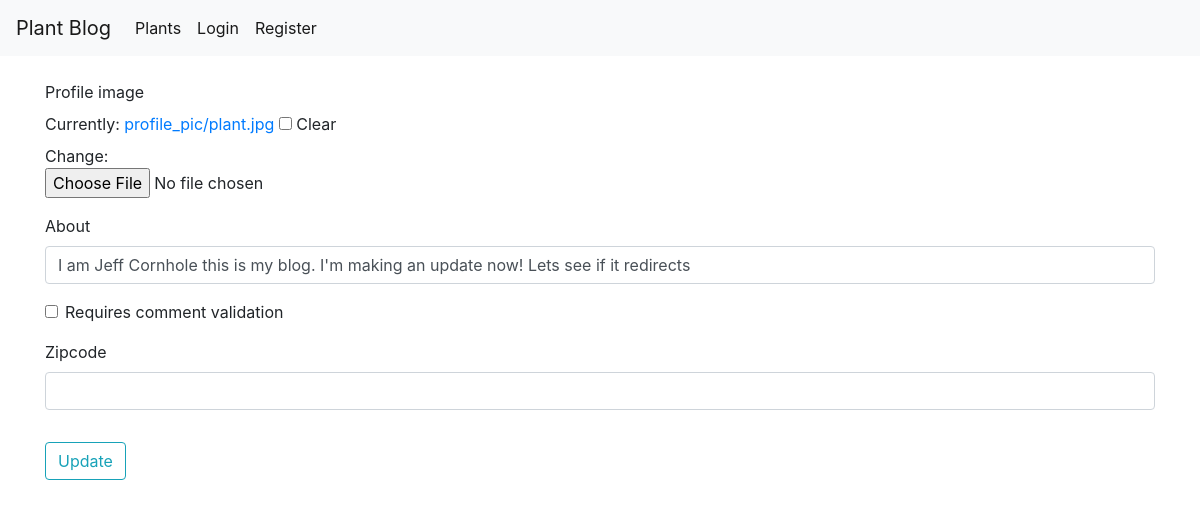
Page /profiles/home/update/3 on the earlier database version.
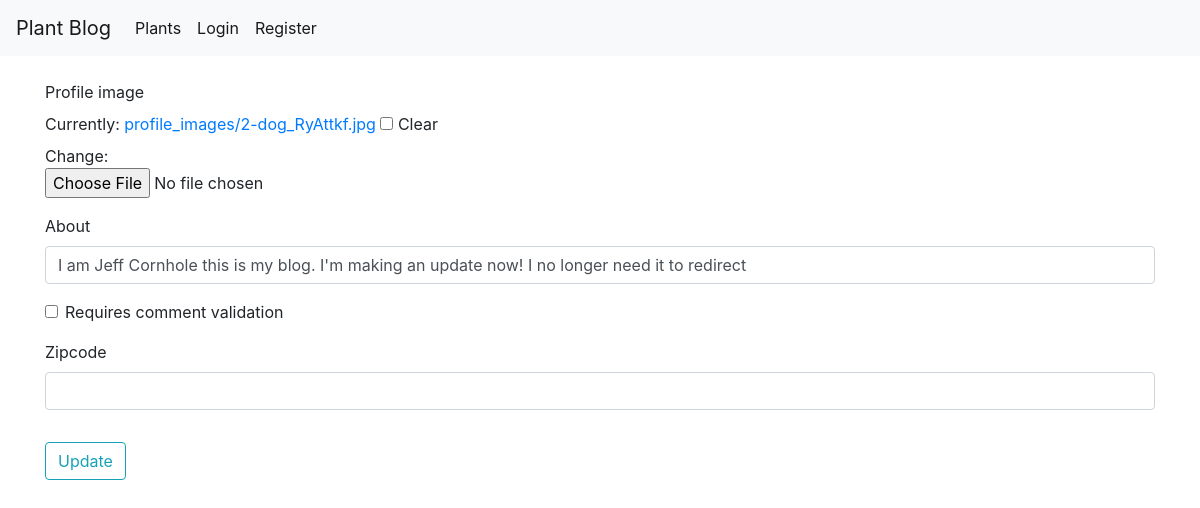
Same page on the later database version.
### profiles/models.py (models this page shows, shortened)
class UserProfile(models.Model):
  user = models.OneToOneField(User, unique=True, on_delete=models.CASCADE, primary_key=True)
  profile_image = models.ImageField(default='default_profile.jpg', upload_to='profile_images', blank=True)
  about = models.CharField(max_length=600, default='', blank=True)
  zipcode = models.CharField(max_length=5, default='', blank=True)
  requires_comment_validation = models.BooleanField(default=False)
  following = models.ManyToManyField('self', through='FollowedUser', symmetrical=False, related_name='is_following')

### profiles/views.py (the view)
# urls.py: path('home/update/<int:pk>', views.ProfileUpdateView.as_view(template_name='profiles/profile_update.html'), name='profile_update'),
class ProfileUpdateView(generic.edit.UpdateView):
  model = UserProfile
  fields = ['profile_image', 'about', 'requires_comment_validation', 'zipcode']
  success_url = reverse_lazy('profiles:redirect_home')

### profiles/templates/profiles/profile_update.html (shortened to what this page needs)
{% extends "base.html" %}
{% load crispy_forms_tags %}
{% block content %}
    <div class="content-section">
        <form method="POST" enctype="multipart/form-data">
            <fieldset class="form-group">
            <div class="media">
                <img src="{{ user_profile.profile_image.url }}"> <br>
            </div>
                {{ form|crispy }}
            </fieldset>
            <div class="form-group">
                <button class="btn btn-outline-info" type="submit">Update</button>
            </div>
        </form>
    </div>
{% endblock %}

Differences in the rows shown:
changed UserProfile: about "I am Jeff Cornhole this is my blog. I'm making an update now! Lets see if it redirects" → "I am Jeff Cornhole this is my blog. I'm making an update now! I no longer need it to redirect"
Other differences:
text no longer shown: "Profile image Currently: profile_pic/plant.jpg Clear Change: About Requires comment validation Zipcode"
text now shown: "Profile image Currently: profile_images/2-dog_RyAttkf.jpg Clear Change: About Requires comment validation Zipcode"
